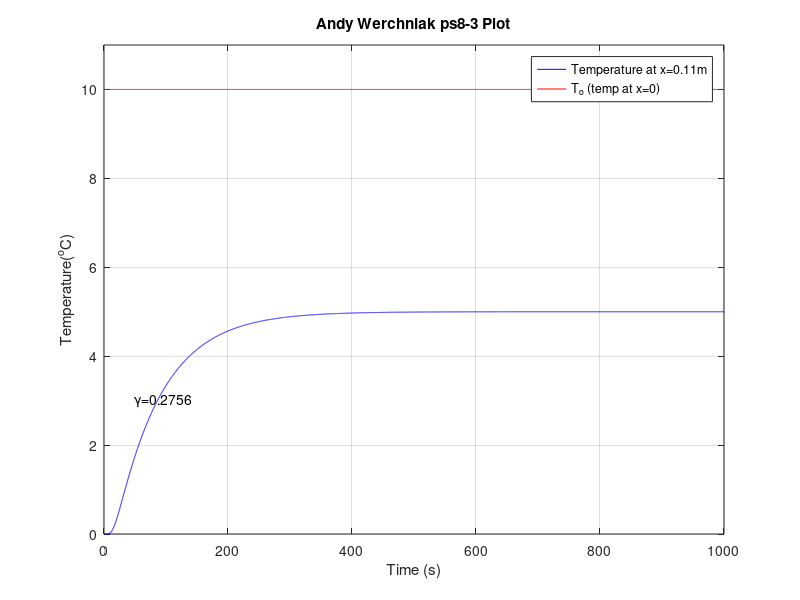

Write the MATLAB code that produced this figure.
clear;

%given
L = 0.22;       %m
D = 6.89e-5;    %m^2/s

%vectors and factors
dx=0.005;
x=0:dx:L;
dt=0.1;
t = 0:dt:1000;
gamma = D*dt/dx^2;
m=length(x);

%Create A Matrix (see page 70)
v1 = ones(1,m-1);
M1 = diag(v1,-1);
v2 = ones(1,m-1);
M2 = diag(v2,1);
v3 = -2*ones(1,m);
M3 = diag(v3);
A=M1+M2+M3;
A(1,1)=-3;
A(m,m)=-3;

%IC's are zero (T(x,0) = 0)
T(:,1) = zeros(m,1);

%BC's
To=10;
T0 = To*ones(1,length(t));
Tl = zeros(1,length(t));
U = zeros(m,length(t));
U(1,:) = 2*T0;
U(m,:) = 2*Tl;

%Euler's
for i=2:length(t)
    T(:,i) = T(:,i-1)+gamma*A*T(:,i-1)+gamma*U(:,i-1);
end

%x(23) = 0.11 (11cm), because x goes from 0-0.22 in increments of 0.005
plot(t,T(23,:), 'b');
hold on;
plot(t,T0, 'r');
ylabel('Temperature(^oC)');
xlabel('Time (s)');
title('Andy Werchniak ps8-3 Plot');
grid on;
legend('Temperature at x=0.11m', 'T_o (temp at x=0)');
text(50,3,['\gamma=' num2str(gamma)]);
axis([min(t),max(t),0,11]);

%69.6s to reach 25% the difference between air and To at x=11cm
% ans = find(T(23,:)-0.25*To(1)>0);
% t(ans(1))
% 
% ans =
% 
%    69.6000